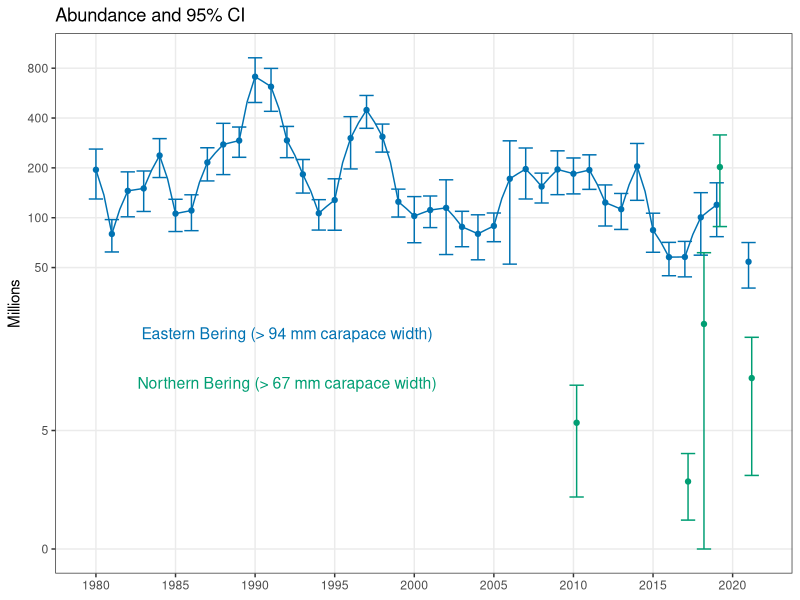
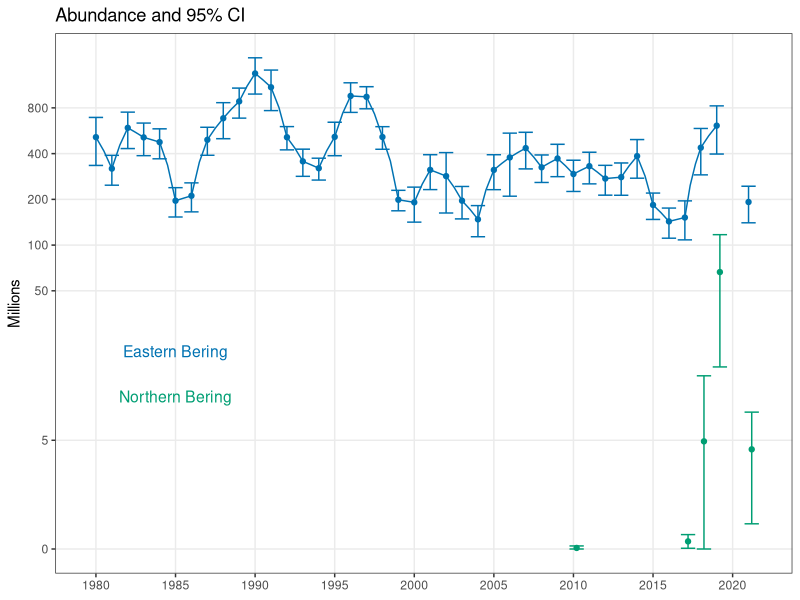
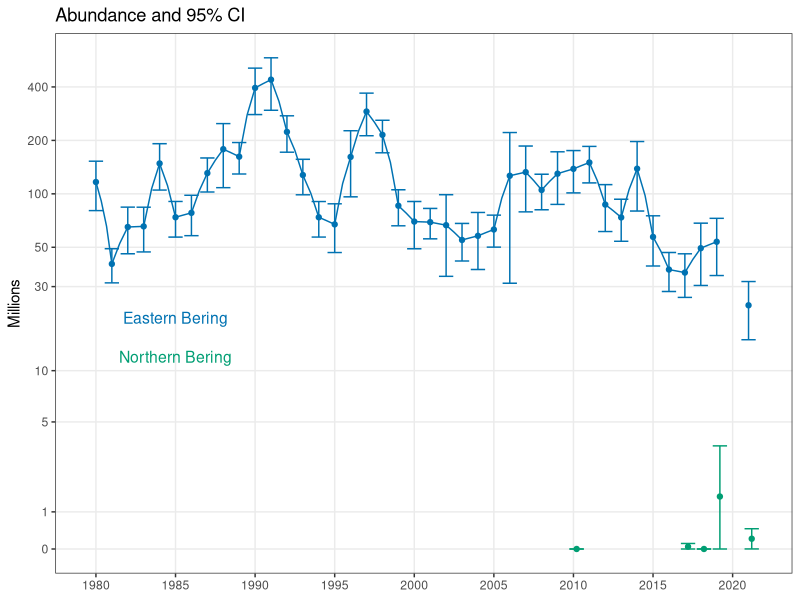
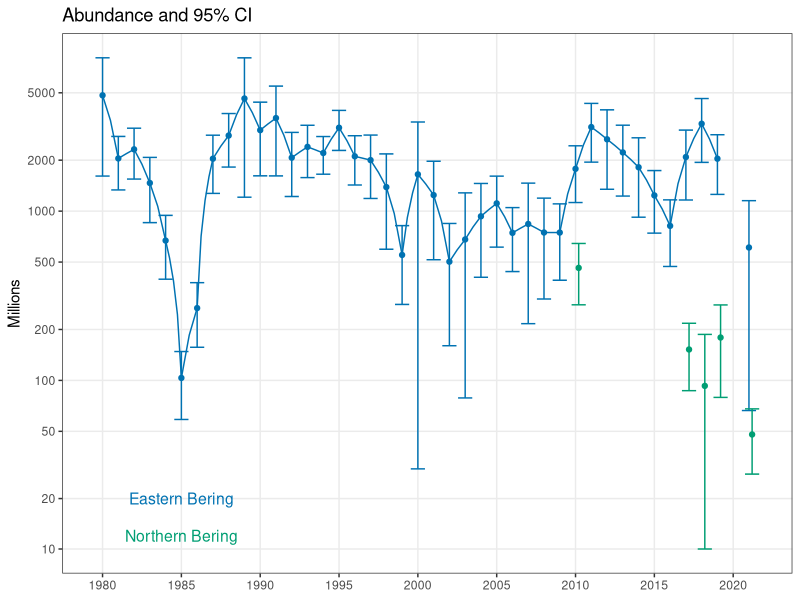
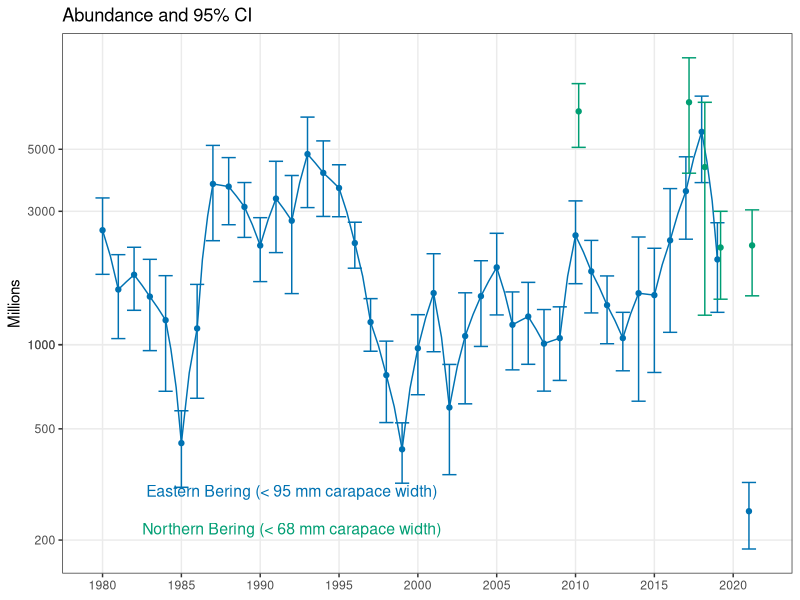
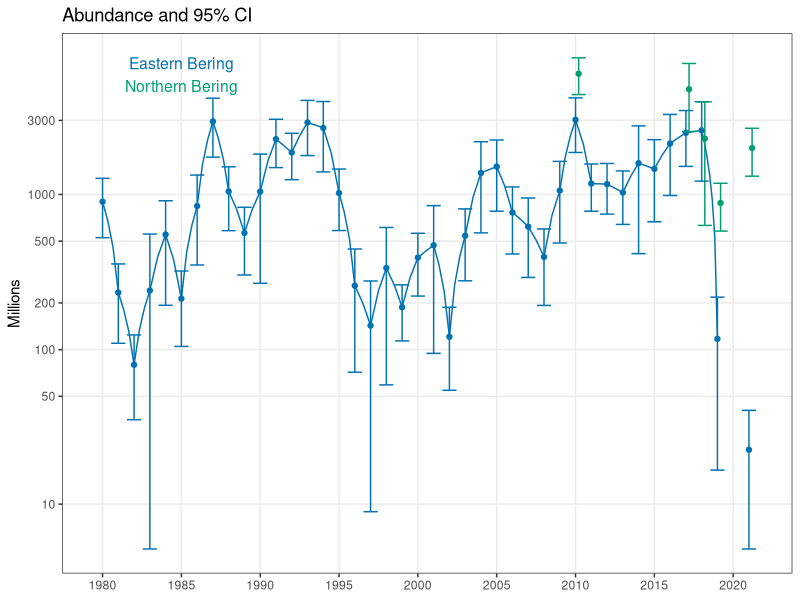
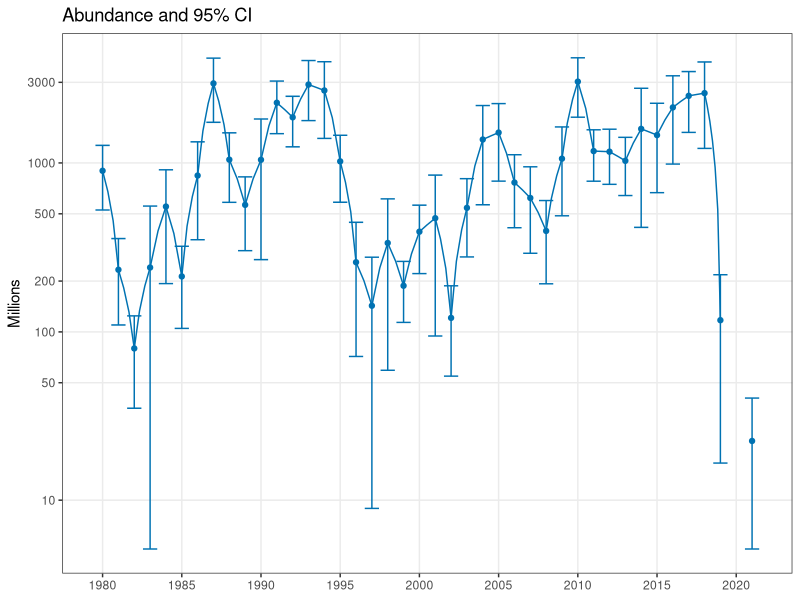
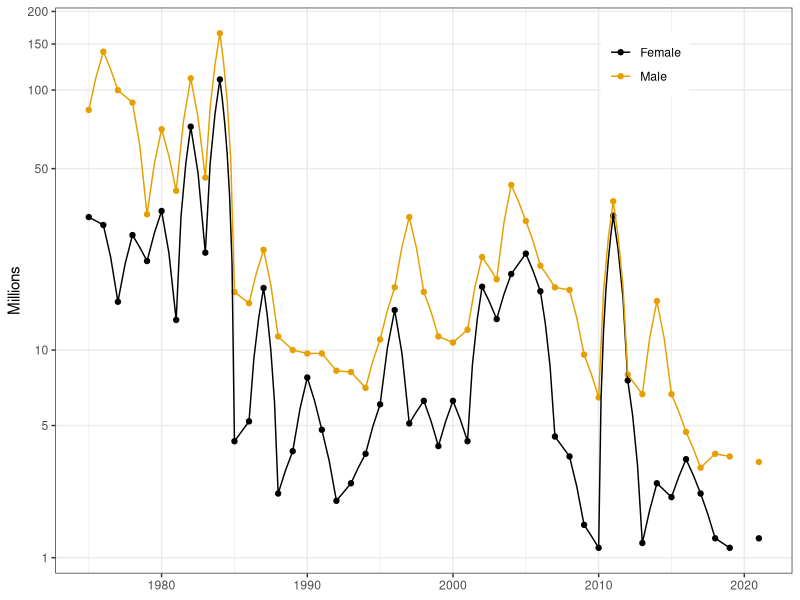

The R script that drew these images, in order:
# plot abundance time series

library(tidyverse)
cb <- c("#000000", "#E69F00", "#56B4E9", "#009E73", "#F0E442", "#0072B2", "#D55E00", "#CC79A7")

theme_set(theme_bw())

sc <- read.csv("./data/snow_crab_abundance.csv")

head(sc)

# remove CVs
drop <- grep("CV", names(sc))
sc <- sc[,-drop]

# and convert to millions
sc[,2:ncol(sc)] <- sc[,2:ncol(sc)]/1e6

# clean up names
names(sc)[1] <- "year"

xtra <- data.frame(matrix(nrow = 1, ncol = ncol(sc)))
colnames(xtra) <- names(sc)
xtra["year"] <- 2020

sc <- rbind(sc, xtra) %>%
  arrange(year)


# add NBS
nbs <- read.csv("./data/NBS_SC_abundance.csv")

# remove CVs
drop <- grep("CV", names(nbs))
nbs <- nbs[,-drop]

# and convert to millions
nbs[,2:ncol(nbs)] <- nbs[,2:ncol(nbs)]/1e6

# clean up names
names(nbs)[1] <- "year"

# and jitter
nbs$year <- nbs$year + 0.2

# combine for mature male
d1 <- sc %>%
  select(year, NUM_MALE_GE95, CI_NUM_MALE_GE95) %>%
  rename(est = NUM_MALE_GE95, CI = CI_NUM_MALE_GE95) %>%
  mutate(area = "EBS", LCI = est - CI, UCI = est + CI)

d2 <- nbs %>%
  select(year, NUM_MALE_GE68, CI_NUM_MALE_GE68) %>%
  rename(est = NUM_MALE_GE68, CI = CI_NUM_MALE_GE68) %>%
  mutate(area = "NBS", LCI = est - CI, UCI = est + CI)


d2$LCI <- if_else(d2$LCI < 0, 0, d2$LCI)

# mature male SC
ggplot(d1, aes(year, est)) +
  geom_line(color = cb[6]) +
  geom_point(color = cb[6]) +
  geom_errorbar(aes(ymin = LCI, ymax = UCI), color = cb[6]) +
  theme(axis.title.x = element_blank()) +
  scale_y_continuous(breaks=c(0,5, 50,100,200, 400, 800), minor_breaks = NULL) +
  coord_trans(y = "pseudo_log") +
  scale_x_continuous(breaks = seq(1980, 2020, 5), minor_breaks = NULL) +
  labs(title = "Abundance and 95% CI", y = "Millions") +
  geom_point(data = d2, aes(year, est), color = cb[4]) + 
  geom_errorbar(data = d2, aes(x = year, ymin = LCI, ymax = UCI), color = cb[4]) +
  annotate(geom = "text", label = "Eastern Bering (> 94 mm carapace width)", x = 1992, y = 20, color = cb[6], size = 4) +
  annotate(geom = "text", label = "Northern Bering (> 67 mm carapace width)", x = 1992, y = 10, color = cb[4], size = 4)

ggsave("./figs/mature male SC abundance TS.png", width = 6, height = 4, units = 'in')

# combine for legal male
d1 <- sc %>%
  select(year, NUM_MALE_GE78, CI_NUM_MALE_GE78) %>%
  rename(est = NUM_MALE_GE78, CI = CI_NUM_MALE_GE78) %>%
  mutate(area = "EBS", LCI = est - CI, UCI = est + CI)

d2 <- nbs %>%
  select(year, NUM_MALE_GE78, CI_NUM_MALE_GE78) %>%
  rename(est = NUM_MALE_GE78, CI = CI_NUM_MALE_GE78) %>%
  mutate(area = "NBS", LCI = est - CI, UCI = est + CI)


d2$LCI <- if_else(d2$LCI < 0, 0, d2$LCI)

# legal male SC
ggplot(d1, aes(year, est)) +
  geom_line(color = cb[6]) +
  geom_point(color = cb[6]) +
  geom_errorbar(aes(ymin = LCI, ymax = UCI), color = cb[6]) +
  theme(axis.title.x = element_blank()) +
  scale_y_continuous(breaks=c(0,5, 50,100,200, 400, 800), minor_breaks = NULL) +
  coord_trans(y = "pseudo_log") +
  scale_x_continuous(breaks = seq(1980, 2020, 5), minor_breaks = NULL) +
  labs(title = "Abundance and 95% CI", y = "Millions") +
  geom_point(data = d2, aes(year, est), color = cb[4]) + 
  geom_errorbar(data = d2, aes(x = year, ymin = LCI, ymax = UCI), color = cb[4]) +
  annotate(geom = "text", label = "Eastern Bering", x = 1985, y = 20, color = cb[6], size = 4) +
  annotate(geom = "text", label = "Northern Bering", x = 1985, y = 10, color = cb[4], size = 4)

ggsave("./figs/legal male SC abundance TS.png", width = 6, height = 4, units = 'in')

# difference in # of individuals
d1$est[d1$year == 2019] - d1$est[d1$year == 2021] # 419 million!

# combine for preferred male
d1 <- sc %>%
  select(year, NUM_MALE_GE102, CI_NUM_MALE_GE102) %>%
  rename(est = NUM_MALE_GE102, CI = CI_NUM_MALE_GE102) %>%
  mutate(area = "EBS", LCI = est - CI, UCI = est + CI)

d2 <- nbs %>%
  select(year, NUM_MALE_GE102, CI_NUM_MALE_GE102) %>%
  rename(est = NUM_MALE_GE102, CI = CI_NUM_MALE_GE102) %>%
  mutate(area = "NBS", LCI = est - CI, UCI = est + CI)


d2$LCI <- if_else(d2$LCI < 0, 0, d2$LCI)


# preferred male SC
ggplot(d1, aes(year, est)) +
  geom_line(color = cb[6]) +
  geom_point(color = cb[6]) +
  geom_errorbar(aes(ymin = LCI, ymax = UCI), color = cb[6]) +
  theme(axis.title.x = element_blank()) +
  scale_y_continuous(breaks=c(0, 1, 5, 10, 30, 50, 100, 200, 400), minor_breaks = NULL) +
  coord_trans(y = "pseudo_log") +
  scale_x_continuous(breaks = seq(1980, 2020, 5), minor_breaks = NULL) +
  labs(title = "Abundance and 95% CI", y = "Millions") +
  geom_point(data = d2, aes(year, est), color = cb[4]) + 
  geom_errorbar(data = d2, aes(x = year, ymin = LCI, ymax = UCI), color = cb[4]) +
  annotate(geom = "text", label = "Eastern Bering", x = 1985, y = 20, color = cb[6], size = 4) +
  annotate(geom = "text", label = "Northern Bering", x = 1985, y = 12, color = cb[4], size = 4)

ggsave("./figs/preferred male SC abundance TS.png", width = 6, height = 4, units = 'in')

# difference in # of individuals
d1$est[d1$year == 2019] - d1$est[d1$year == 2021] # 30▲ million!

# combine for mature female
d1 <- sc %>%
  select(year, NUM_MATURE_FEMALE, CI_NUM_MATURE_FEMALE) %>%
  rename(est = NUM_MATURE_FEMALE, CI = CI_NUM_MATURE_FEMALE) %>%
  mutate(area = "EBS", LCI = est - CI, UCI = est + CI)

d2 <- nbs %>%
  select(year, NUM_FEMALE_MATURE, CI_NUM_FEMALE_MATURE) %>%
  rename(est = NUM_FEMALE_MATURE, CI = CI_NUM_FEMALE_MATURE) %>%
  mutate(area = "NBS", LCI = est - CI, UCI = est + CI)

d2$LCI <- if_else(d2$LCI < 10, 10, d2$LCI) # note that I'm limiting LCI minimum to 10!!
d1$LCI <- if_else(d1$LCI < 30, 30, d1$LCI) # note that I'm limiting LCI minimum to 30!!

# mature female SC
ggplot(d1, aes(year, est)) +
  geom_line(color = cb[6]) +
  geom_point(color = cb[6]) +
  geom_errorbar(aes(ymin = LCI, ymax = UCI), color = cb[6]) +
  theme(axis.title.x = element_blank()) +
  scale_y_continuous(breaks=c(0, 1, 5, 10, 20, 50, 100, 200, 500, 1000, 2000, 5000), minor_breaks = NULL) +
  coord_trans(y = "pseudo_log") +
  scale_x_continuous(breaks = seq(1980, 2020, 5), minor_breaks = NULL) +
  labs(title = "Abundance and 95% CI", y = "Millions") +
  geom_point(data = d2, aes(year, est), color = cb[4]) + 
  geom_errorbar(data = d2, aes(x = year, ymin = LCI, ymax = UCI), color = cb[4]) +
  annotate(geom = "text", label = "Eastern Bering", x = 1985, y = 20, color = cb[6], size = 4) +
  annotate(geom = "text", label = "Northern Bering", x = 1985, y = 12, color = cb[4], size = 4)

ggsave("./figs/mature female SC abundance TS.png", width = 6, height = 4, units = 'in')

# difference in # of individuals
d1$est[d1$year == 2018] - d1$est[d1$year == 2021] # 2672 - 2.7 billion!

# combine for immature male
d1 <- sc %>%
  select(year, NUM_MALE_LE94, CI_NUM_MALE_LE94) %>%
  rename(est = NUM_MALE_LE94, CI = CI_NUM_MALE_LE94) %>%
  mutate(area = "EBS", LCI = est - CI, UCI = est + CI)

d2 <- nbs %>%
  select(year, NUM_MALE_LE67, CI_NUM_MALE_LE67) %>%
  rename(est = NUM_MALE_LE67, CI = CI_NUM_MALE_LE67) %>%
  mutate(area = "NBS", LCI = est - CI, UCI = est + CI)



# immature male SC
ggplot(d1, aes(year, est)) +
  geom_line(color = cb[6]) +
  geom_point(color = cb[6]) +
  geom_errorbar(aes(ymin = LCI, ymax = UCI), color = cb[6]) +
  theme(axis.title.x = element_blank()) +
  scale_y_continuous(breaks=c(5, 20, 50, 100, 200, 500, 1000, 3000, 5000, 1000), minor_breaks = NULL) +
  coord_trans(y = "pseudo_log") +
  scale_x_continuous(breaks = seq(1980, 2020, 5), minor_breaks = NULL) +
  labs(title = "Abundance and 95% CI", y = "Millions") +
  geom_point(data = d2, aes(year, est), color = cb[4]) + 
  geom_errorbar(data = d2, aes(x = year, ymin = LCI, ymax = UCI), color = cb[4]) +
  annotate(geom = "text", label = "Eastern Bering (< 95 mm carapace width)", x = 1992, y = 300, color = cb[6], size = 4) +
  annotate(geom = "text", label = "Northern Bering (< 68 mm carapace width)", x = 1992, y = 220, color = cb[4], size = 4)

ggsave("./figs/immature male SC abundance TS.png", width = 6, height = 4, units = 'in')


# difference in # of individuals
d1$est[d1$year == 2018] - d1$est[d1$year == 2021] # 5519 - 5.5 billion!


# combine for immature female
d1 <- sc %>%
  select(year, NUM_IMMATURE_FEMALE, CI_NUM_IMMATURE_FEMALE) %>%
  rename(est = NUM_IMMATURE_FEMALE, CI = CI_NUM_IMMATURE_FEMALE) %>%
  mutate(area = "EBS", LCI = est - CI, UCI = est + CI)


d2 <- nbs %>%
  select(year, NUM_FEMALE_IMMATURE, CI_NUM_FEMALE_IMMATURE) %>%
  rename(est = NUM_FEMALE_IMMATURE, CI = CI_NUM_FEMALE_IMMATURE) %>%
  mutate(area = "NBS", LCI = est - CI, UCI = est + CI)

d1$LCI <- if_else(d1$LCI < 5, 5, d1$LCI) # note that I'm limiting LCI minimum to 5!!

# immature female SC
ggplot(d1, aes(year, est)) +
  geom_line(color = cb[6]) +
  geom_point(color = cb[6]) +
  geom_errorbar(aes(ymin = LCI, ymax = UCI), color = cb[6]) +
  theme(axis.title.x = element_blank()) +
  scale_y_continuous(breaks=c(10, 50, 100, 200, 500, 1000, 3000), minor_breaks = NULL) +
  coord_trans(y = "pseudo_log") +
  scale_x_continuous(breaks = seq(1980, 2020, 5), minor_breaks = NULL) +
  labs(title = "Abundance and 95% CI", y = "Millions") +
  geom_point(data = d2, aes(year, est), color = cb[4]) + 
  geom_errorbar(data = d2, aes(x = year, ymin = LCI, ymax = UCI), color = cb[4]) +
  annotate(geom = "text", label = "Eastern Bering", x = 1985, y = 7000, color = cb[6], size = 4) +
  annotate(geom = "text", label = "Northern Bering", x = 1985, y = 5000, color = cb[4], size = 4)

ggsave("./figs/immature female SC abundance TS.png", width = 6, height = 4, units = 'in')


# plot EBS alone
ggplot(d1, aes(year, est)) +
  geom_line(color = cb[6]) +
  geom_point(color = cb[6]) +
  geom_errorbar(aes(ymin = LCI, ymax = UCI), color = cb[6]) +
  theme(axis.title.x = element_blank()) +
  scale_y_continuous(breaks=c(10, 50, 100, 200, 500, 1000, 3000), minor_breaks = NULL) +
  coord_trans(y = "pseudo_log") +
  scale_x_continuous(breaks = seq(1980, 2020, 5), minor_breaks = NULL) +
  labs(title = "Abundance and 95% CI", y = "Millions") 

ggsave("./figs/immature female SC abundance TS EBS only.png", width = 6, height = 4, units = 'in')

# difference in # of individuals
d1$est[d1$year == 2018] - d1$est[d1$year == 2021] # 2566 - 2.6 billion!

# switch to BBRKC
dat <- read.csv("./data/BBRKC_abundance.csv")

head(dat)

dat <- dat %>%
  select(SURVEY_YEAR, IMMATMALE_MILLIONS, IMMATFEM_MILLIONS)

names(dat) <- c("year", "Male", "Female")

dat <- dat %>%
  pivot_longer(cols = -year)

xtra <- data.frame(year = c(2020, 2020),
                   name = c("Male", "Female"),
                   value = c(NA, NA))

dat <- rbind(dat, xtra)

dat <- dat %>%
  arrange(name) %>%
  arrange(year)

ggplot(dat, aes(year, value, color = name)) +
  geom_point() +
  geom_path() +
  scale_y_continuous(breaks=c(1, 5, 10, 50, 100, 150, 200), minor_breaks = NULL) +
  coord_trans(y = "pseudo_log") +
  scale_color_manual(values = cb[c(1,2)]) +
  theme(axis.title.x = element_blank(), legend.title = element_blank(), legend.position = c(0.8, 0.9)) +
  ylab("Millions")

ggsave("./figs/immature BBRKC abundance TS.png", width = 6, height = 4, units = 'in')

## overfished stocks ------------------------------------

of <- read.csv("./data/legal_KC_abundance_Pribs_St.Matt.csv")

head(of)


of <- of %>%
  pivot_longer(cols = -year)

ggplot(of, aes(year, value)) +
  geom_point() +
  geom_path() +
  facet_wrap(~name, scales = "free_y", ncol = 1) +
  coord_trans(y = "pseudo_log") +
  labs(y = "Millions of crab") +
  theme(axis.title.x = element_blank())

ggsave("./figs/overfished KC abundance TS.png", width = 5, height = 5, units = 'in')
